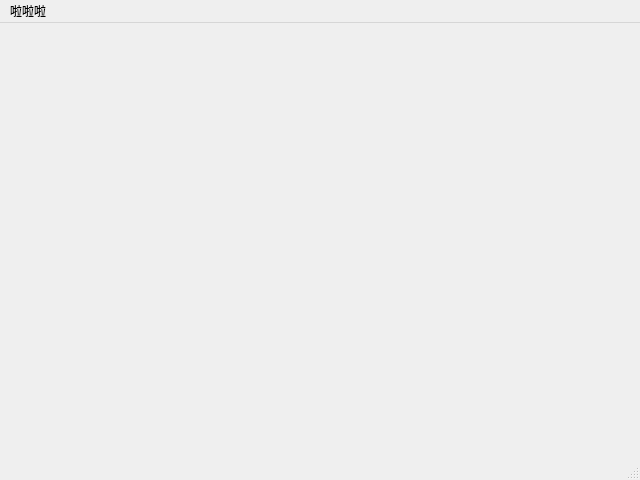
<?xml version="1.0" encoding="UTF-8"?>
<ui version="4.0">
 <class>MainWindow</class>
 <widget class="QMainWindow" name="MainWindow">
  <property name="geometry">
   <rect>
    <x>0</x>
    <y>0</y>
    <width>640</width>
    <height>480</height>
   </rect>
  </property>
  <property name="windowTitle">
   <string>MainWindow</string>
  </property>
  <widget class="QWidget" name="centralwidget"/>
  <widget class="QMenuBar" name="menubar">
   <property name="geometry">
    <rect>
     <x>0</x>
     <y>0</y>
     <width>640</width>
     <height>23</height>
    </rect>
   </property>
   <widget class="QMenu" name="menu">
    <property name="title">
     <string>啦啦啦</string>
    </property>
   </widget>
   <addaction name="menu"/>
  </widget>
  <widget class="QStatusBar" name="statusbar"/>
 </widget>
 <resources/>
 <connections/>
</ui>
